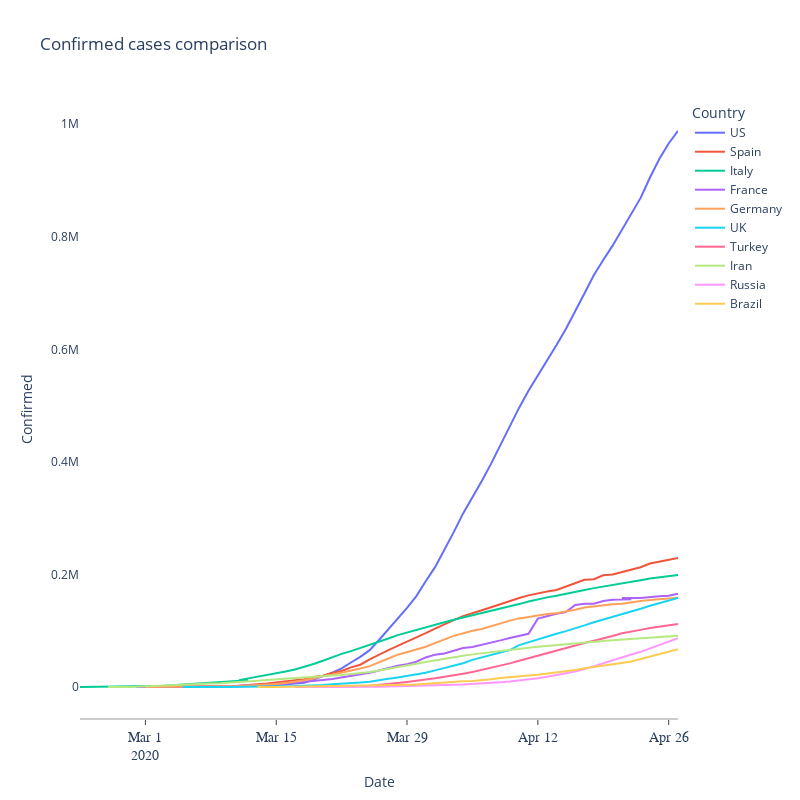

The notebook cell saved with this chart:
### Code cell
df = top_countries_df(10)

fig = px.line(df, x='Date', y='Confirmed', color='Country', line_group='Country', 
title='Confirmed cases comparison')

fig.update_layout(
        xaxis=dict(
            showline=True,
            showgrid=False,
            showticklabels=True,
            linecolor='rgb(204, 204, 204)',
            linewidth=2,
            ticks='outside',
            tickfont=dict(
                family='Arial',
                size=14)
        ))

#fig.update_layout(xaxis_rangeslider_visible=True)

fig.update_layout(
    autosize=False,
    width=800,
    height=800,
    plot_bgcolor='white')

fig.update_yaxes(type="linear")

fig.write_image("images/Confirmed_comparison_linear10.pdf")
fig.show()
